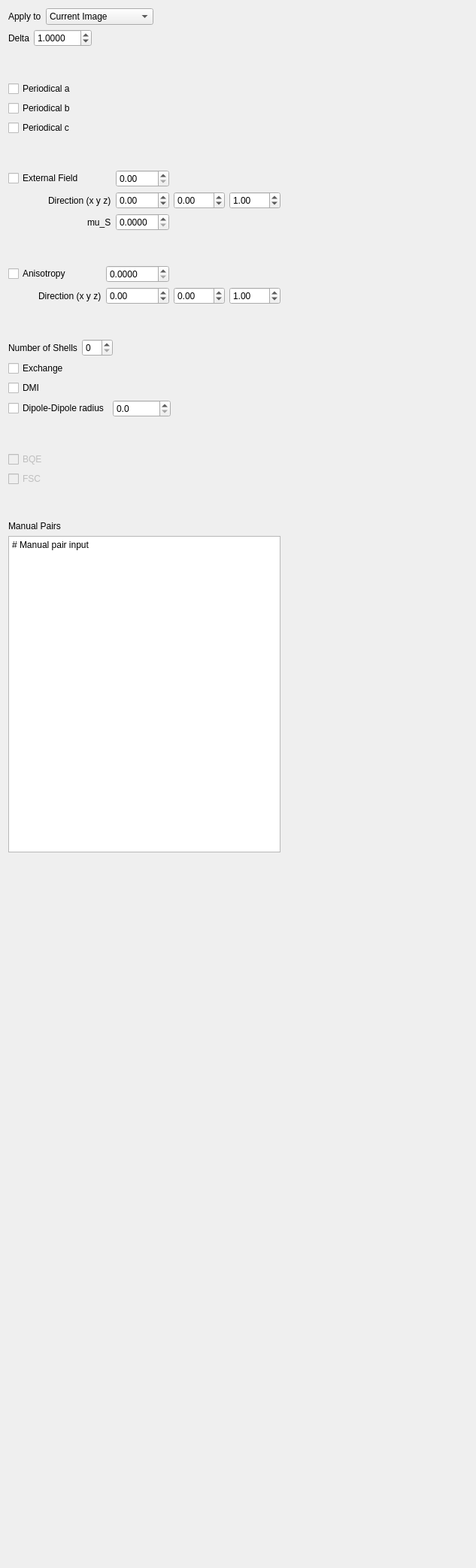
         <widget class="QWidget" name="scrollAreaWidgetContents_8">
          <property name="geometry">
           <rect>
            <x>0</x>
            <y>0</y>
            <width>633</width>
            <height>2086</height>
           </rect>
          </property>
          <layout class="QGridLayout" name="gridLayout_70">
           <item row="5" column="1">
            <widget class="QCheckBox" name="checkBox_Heisenberg_periodical_c">
             <property name="text">
              <string>Periodical c</string>
             </property>
            </widget>
           </item>
           <item row="19" column="1">
            <layout class="QGridLayout" name="gridLayout_92">
             <item row="0" column="0">
              <widget class="QCheckBox" name="checkBox_Heisenberg_bqe">
               <property name="enabled">
                <bool>false</bool>
               </property>
               <property name="text">
                <string>BQE</string>
               </property>
              </widget>
             </item>
            </layout>
           </item>
           <item row="9" column="1">
            <layout class="QGridLayout" name="gridLayout_65">
             <item row="2" column="5">
              <layout class="QGridLayout" name="gridLayout_99"/>
             </item>
             <item row="4" column="3">
              <widget class="QDoubleSpinBox" name="doubleSpinBox_Heisenberg_field_direction_y">
               <property name="locale">
                <locale language="C" country="AnyCountry"/>
               </property>
               <property name="minimum">
                <double>-100.000000000000000</double>
               </property>
               <property name="maximum">
                <double>100.000000000000000</double>
               </property>
              </widget>
             </item>
             <item row="3" column="2">
              <widget class="QDoubleSpinBox" name="doubleSpinBox_Heisenberg_field_magnitude">
               <property name="locale">
                <locale language="C" country="AnyCountry"/>
               </property>
               <property name="minimum">
                <double>0.000000000000000</double>
               </property>
               <property name="maximum">
                <double>9999.000000000000000</double>
               </property>
              </widget>
             </item>
             <item row="4" column="2">
              <widget class="QDoubleSpinBox" name="doubleSpinBox_Heisenberg_field_direction_x">
               <property name="locale">
                <locale language="C" country="AnyCountry"/>
               </property>
               <property name="minimum">
                <double>-100.000000000000000</double>
               </property>
               <property name="maximum">
                <double>100.000000000000000</double>
               </property>
              </widget>
             </item>
             <item row="4" column="4">
              <widget class="QDoubleSpinBox" name="doubleSpinBox_Heisenberg_field_direction_z">
               <property name="locale">
                <locale language="C" country="AnyCountry"/>
               </property>
               <property name="minimum">
                <double>-100.000000000000000</double>
               </property>
               <property name="maximum">
                <double>100.000000000000000</double>
               </property>
               <property name="value">
                <double>1.000000000000000</double>
               </property>
              </widget>
             </item>
             <item row="5" column="2">
              <widget class="QDoubleSpinBox" name="doubleSpinBox_Heisenberg_mu_s">
               <property name="locale">
                <locale language="C" country="AnyCountry"/>
               </property>
               <property name="decimals">
                <number>4</number>
               </property>
              </widget>
             </item>
             <item row="5" column="1">
              <layout class="QGridLayout" name="gridLayout_69">
               <item row="0" column="1">
                <widget class="QLabel" name="label_48">
                 <property name="text">
                  <string>mu_S</string>
                 </property>
                </widget>
               </item>
               <item row="0" column="0">
                <spacer name="horizontalSpacer_49">
                 <property name="orientation">
                  <enum>Qt::Horizontal</enum>
                 </property>
                 <property name="sizeHint" stdset="0">
                  <size>
                   <width>40</width>
                   <height>20</height>
                  </size>
                 </property>
                </spacer>
               </item>
              </layout>
             </item>
             <item row="4" column="1">
              <layout class="QGridLayout" name="gridLayout_95">
               <item row="0" column="2">
                <widget class="QLabel" name="label_60">
                 <property name="text">
                  <string>Direction (x y z)</string>
                 </property>
                </widget>
               </item>
               <item row="0" column="0">
                <spacer name="horizontalSpacer_47">
                 <property name="orientation">
                  <enum>Qt::Horizontal</enum>
                 </property>
                 <property name="sizeHint" stdset="0">
                  <size>
                   <width>40</width>
                   <height>20</height>
                  </size>
                 </property>
                </spacer>
               </item>
              </layout>
             </item>
             <item row="3" column="1">
              <widget class="QCheckBox" name="checkBox_Heisenberg_field">
               <property name="text">
                <string>External Field</string>
               </property>
              </widget>
             </item>
            </layout>
           </item>
           <item row="4" column="1">
            <widget class="QCheckBox" name="checkBox_Heisenberg_periodical_b">
             <property name="text">
              <string>Periodical b</string>
             </property>
            </widget>
           </item>
           <item row="0" column="1">
            <layout class="QGridLayout" name="gridLayout_55">
             <item row="1" column="1">
              <widget class="QLabel" name="label_40">
               <property name="text">
                <string>Apply to</string>
               </property>
              </widget>
             </item>
             <item row="1" column="2">
              <widget class="QComboBox" name="comboBox_Heisenberg_ApplyTo">
               <property name="minimumSize">
                <size>
                 <width>120</width>
                 <height>0</height>
                </size>
               </property>
               <item>
                <property name="text">
                 <string>Current Image</string>
                </property>
               </item>
               <item>
                <property name="text">
                 <string>Current Image Chain</string>
                </property>
               </item>
               <item>
                <property name="text">
                 <string>All Images</string>
                </property>
               </item>
              </widget>
             </item>
             <item row="1" column="3">
              <spacer name="horizontalSpacer_45">
               <property name="orientation">
                <enum>Qt::Horizontal</enum>
               </property>
               <property name="sizeHint" stdset="0">
                <size>
                 <width>40</width>
                 <height>20</height>
                </size>
               </property>
              </spacer>
             </item>
            </layout>
           </item>
           <item row="20" column="1">
            <layout class="QGridLayout" name="gridLayout_93">
             <item row="0" column="0">
              <widget class="QCheckBox" name="checkBox_Heisenberg_fsc">
               <property name="enabled">
                <bool>false</bool>
               </property>
               <property name="text">
                <string>FSC</string>
               </property>
              </widget>
             </item>
            </layout>
           </item>
           <item row="23" column="1">
            <widget class="QPlainTextEdit" name="plainTextEdit_Heisenberg_pairs">
             <property name="locale">
              <locale language="C" country="AnyCountry"/>
             </property>
             <property name="plainText">
              <string># Manual pair input</string>
             </property>
            </widget>
           </item>
           <item row="24" column="1">
            <spacer name="verticalSpacer_22">
             <property name="orientation">
              <enum>Qt::Vertical</enum>
             </property>
             <property name="sizeHint" stdset="0">
              <size>
               <width>20</width>
               <height>941</height>
              </size>
             </property>
            </spacer>
           </item>
           <item row="3" column="1">
            <widget class="QCheckBox" name="checkBox_Heisenberg_periodical_a">
             <property name="text">
              <string>Periodical a</string>
             </property>
            </widget>
           </item>
           <item row="15" column="1">
            <layout class="QGridLayout" name="gridLayout_90">
             <item row="0" column="0">
              <widget class="QCheckBox" name="checkBox_Heisenberg_exchange">
               <property name="text">
                <string>Exchange</string>
               </property>
              </widget>
             </item>
            </layout>
           </item>
           <item row="16" column="1">
            <layout class="QGridLayout" name="gridLayout_91">
             <item row="0" column="0">
              <widget class="QCheckBox" name="checkBox_Heisenberg_dmi">
               <property name="text">
                <string>DMI</string>
               </property>
              </widget>
             </item>
            </layout>
           </item>
           <item row="22" column="1">
            <widget class="QLabel" name="label_59">
             <property name="text">
              <string>Manual Pairs</string>
             </property>
            </widget>
           </item>
           <item row="11" column="1">
            <layout class="QGridLayout" name="gridLayout_89">
             <item row="0" column="0">
              <widget class="QCheckBox" name="checkBox_Heisenberg_anisotropy">
               <property name="text">
                <string>Anisotropy</string>
               </property>
              </widget>
             </item>
             <item row="1" column="0">
              <layout class="QGridLayout" name="gridLayout_97">
               <item row="0" column="1">
                <widget class="QLabel" name="label_70">
                 <property name="text">
                  <string>Direction (x y z)</string>
                 </property>
                </widget>
               </item>
               <item row="0" column="0">
                <spacer name="horizontalSpacer_48">
                 <property name="orientation">
                  <enum>Qt::Horizontal</enum>
                 </property>
                 <property name="sizeHint" stdset="0">
                  <size>
                   <width>40</width>
                   <height>20</height>
                  </size>
                 </property>
                </spacer>
               </item>
              </layout>
             </item>
             <item row="1" column="1">
              <widget class="QDoubleSpinBox" name="doubleSpinBox_Heisenberg_anisotropy_direction_x">
               <property name="locale">
                <locale language="C" country="AnyCountry"/>
               </property>
               <property name="decimals">
                <number>2</number>
               </property>
               <property name="minimum">
                <double>-100.000000000000000</double>
               </property>
               <property name="maximum">
                <double>100.000000000000000</double>
               </property>
              </widget>
             </item>
             <item row="0" column="1">
              <widget class="QDoubleSpinBox" name="doubleSpinBox_Heisenberg_anisotropy_magnitude">
               <property name="locale">
                <locale language="C" country="AnyCountry"/>
               </property>
               <property name="decimals">
                <number>4</number>
               </property>
               <property name="minimum">
                <double>0.000000000000000</double>
               </property>
               <property name="maximum">
                <double>9999.000000000000000</double>
               </property>
              </widget>
             </item>
             <item row="1" column="2">
              <widget class="QDoubleSpinBox" name="doubleSpinBox_Heisenberg_anisotropy_direction_y">
               <property name="locale">
                <locale language="C" country="AnyCountry"/>
               </property>
               <property name="minimum">
                <double>-100.000000000000000</double>
               </property>
               <property name="maximum">
                <double>100.000000000000000</double>
               </property>
              </widget>
             </item>
             <item row="1" column="3">
              <widget class="QDoubleSpinBox" name="doubleSpinBox_Heisenberg_anisotropy_direction_z">
               <property name="locale">
                <locale language="C" country="AnyCountry"/>
               </property>
               <property name="minimum">
                <double>-100.000000000000000</double>
               </property>
               <property name="maximum">
                <double>100.000000000000000</double>
               </property>
               <property name="value">
                <double>1.000000000000000</double>
               </property>
              </widget>
             </item>
            </layout>
           </item>
           <item row="18" column="1">
            <spacer name="verticalSpacer_27">
             <property name="orientation">
              <enum>Qt::Vertical</enum>
             </property>
             <property name="sizeType">
              <enum>QSizePolicy::Maximum</enum>
             </property>
             <property name="sizeHint" stdset="0">
              <size>
               <width>20</width>
               <height>40</height>
              </size>
             </property>
            </spacer>
           </item>
           <item row="21" column="1">
            <spacer name="verticalSpacer_23">
             <property name="orientation">
              <enum>Qt::Vertical</enum>
             </property>
             <property name="sizeType">
              <enum>QSizePolicy::Maximum</enum>
             </property>
             <property name="sizeHint" stdset="0">
              <size>
               <width>20</width>
               <height>40</height>
              </size>
             </property>
            </spacer>
           </item>
           <item row="6" column="1">
            <spacer name="verticalSpacer_24">
             <property name="orientation">
              <enum>Qt::Vertical</enum>
             </property>
             <property name="sizeType">
              <enum>QSizePolicy::Maximum</enum>
             </property>
             <property name="sizeHint" stdset="0">
              <size>
               <width>20</width>
               <height>40</height>
              </size>
             </property>
            </spacer>
           </item>
           <item row="17" column="1">
            <layout class="QGridLayout" name="gridLayout_100">
             <item row="0" column="1">
              <widget class="QDoubleSpinBox" name="doubleSpinBox_Heisenberg_dd_radius">
               <property name="locale">
                <locale language="C" country="AnyCountry"/>
               </property>
               <property name="decimals">
                <number>1</number>
               </property>
               <property name="maximum">
                <double>999999.000000000000000</double>
               </property>
              </widget>
             </item>
             <item row="0" column="0">
              <widget class="QCheckBox" name="checkBox_Heisenberg_dd">
               <property name="text">
                <string>Dipole-Dipole radius</string>
               </property>
              </widget>
             </item>
             <item row="0" column="2">
              <spacer name="horizontalSpacer_51">
               <property name="orientation">
                <enum>Qt::Horizontal</enum>
               </property>
               <property name="sizeHint" stdset="0">
                <size>
                 <width>40</width>
                 <height>20</height>
                </size>
               </property>
              </spacer>
             </item>
            </layout>
           </item>
           <item row="12" column="1">
            <spacer name="verticalSpacer_26">
             <property name="orientation">
              <enum>Qt::Vertical</enum>
             </property>
             <property name="sizeType">
              <enum>QSizePolicy::Maximum</enum>
             </property>
             <property name="sizeHint" stdset="0">
              <size>
               <width>20</width>
               <height>40</height>
              </size>
             </property>
            </spacer>
           </item>
           <item row="10" column="1">
            <spacer name="verticalSpacer_25">
             <property name="orientation">
              <enum>Qt::Vertical</enum>
             </property>
             <property name="sizeType">
              <enum>QSizePolicy::Maximum</enum>
             </property>
             <property name="sizeHint" stdset="0">
              <size>
               <width>20</width>
               <height>40</height>
              </size>
             </property>
            </spacer>
           </item>
           <item row="1" column="1">
            <layout class="QGridLayout" name="gridLayout_94">
             <item row="0" column="0">
              <widget class="QLabel" name="label_73">
               <property name="text">
                <string>Delta</string>
               </property>
              </widget>
             </item>
             <item row="0" column="1">
              <widget class="QDoubleSpinBox" name="doubleSpinBox_Heisenberg_delta">
               <property name="locale">
                <locale language="C" country="AnyCountry"/>
               </property>
               <property name="decimals">
                <number>4</number>
               </property>
               <property name="minimum">
                <double>0.000100000000000</double>
               </property>
               <property name="maximum">
                <double>100.000000000000000</double>
               </property>
               <property name="singleStep">
                <double>0.100000000000000</double>
               </property>
               <property name="value">
                <double>1.000000000000000</double>
               </property>
              </widget>
             </item>
             <item row="0" column="2">
              <spacer name="horizontalSpacer_46">
               <property name="orientation">
                <enum>Qt::Horizontal</enum>
               </property>
               <property name="sizeHint" stdset="0">
                <size>
                 <width>40</width>
                 <height>20</height>
                </size>
               </property>
              </spacer>
             </item>
            </layout>
           </item>
           <item row="0" column="3">
            <spacer name="horizontalSpacer_50">
             <property name="orientation">
              <enum>Qt::Horizontal</enum>
             </property>
             <property name="sizeHint" stdset="0">
              <size>
               <width>40</width>
               <height>20</height>
              </size>
             </property>
            </spacer>
           </item>
           <item row="2" column="1">
            <spacer name="verticalSpacer_29">
             <property name="orientation">
              <enum>Qt::Vertical</enum>
             </property>
             <property name="sizeType">
              <enum>QSizePolicy::Maximum</enum>
             </property>
             <property name="sizeHint" stdset="0">
              <size>
               <width>20</width>
               <height>40</height>
              </size>
             </property>
            </spacer>
           </item>
           <item row="13" column="1">
            <layout class="QGridLayout" name="gridLayout_96">
             <item row="0" column="0">
              <widget class="QLabel" name="label_72">
               <property name="text">
                <string>Number of Shells</string>
               </property>
              </widget>
             </item>
             <item row="0" column="2">
              <spacer name="horizontalSpacer_54">
               <property name="orientation">
                <enum>Qt::Horizontal</enum>
               </property>
               <property name="sizeHint" stdset="0">
                <size>
                 <width>40</width>
                 <height>20</height>
                </size>
               </property>
              </spacer>
             </item>
             <item row="0" column="1">
              <widget class="QSpinBox" name="spinBox_Heisenberg_n_shells">
               <property name="locale">
                <locale language="C" country="AnyCountry"/>
               </property>
               <property name="maximum">
                <number>99</number>
               </property>
              </widget>
             </item>
            </layout>
           </item>
          </layout>
         </widget>
